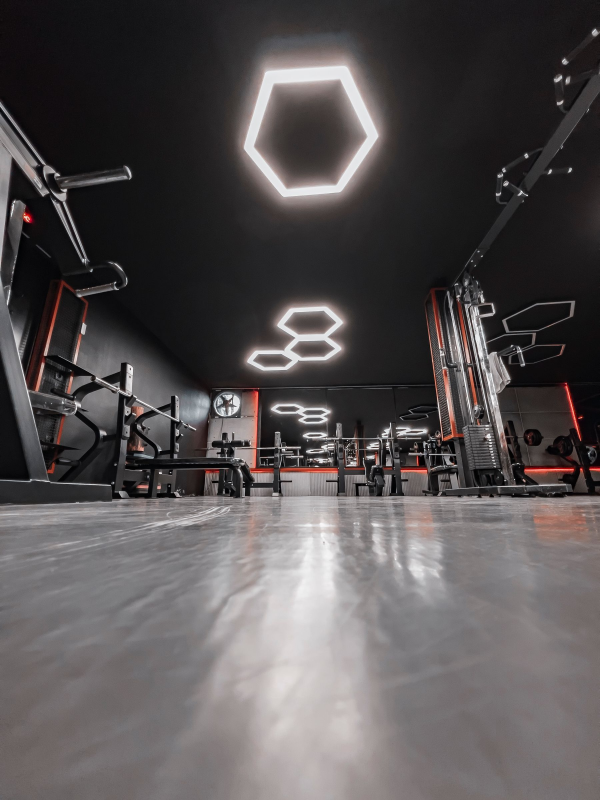
#> input picture FILES/photos/floor-wide.jpg, 1800 x 2400 px (shown at 1/3 size); its folder holds 4 pictures in this run
$ python build_photos.py
#> lines starting #> are read from the running program, lines starting #| are printed output that depends on the picture
#> further down, im is the input picture: PIL image 1800x2400 RGB; mean R, G, B 86.4, 82, 82.6
#!/usr/bin/env python
"""
RS FIT CLUB - photograph pipeline.

Run from the project root:  python scripts/build_photos.py   (or: npm run photos)

Masters live in ./FILES/photos and are the ONLY thing you replace when the club
sends its own shots: drop a file in with the same name, run this script, and the
site picks it up. Nothing else needs editing — this script rewrites
src/data/photos.ts, which is what every component imports.

What it does per photo:
  · crops to the aspect ratio that slot actually uses (anchored, never stretched)
  · resizes to the widths the srcset needs
  · encodes AVIF (q62) and WebP (q86), which is what the <picture> serves
Anything wider than the master is skipped, so nobody upscales a small photo into
a blurry one.

This file is generated output: src/data/photos.ts. Do not hand-edit that file.
"""
from __future__ import annotations

import json
import pathlib

from PIL import Image

ROOT = pathlib.Path(__file__).resolve().parent.parent
SRC = ROOT / "FILES" / "photos"
OUT = ROOT / "src" / "assets" / "img"
TS = ROOT / "src" / "data" / "photos.ts"

# ratio = width / height of the slot.
# ax / ay = where the crop window sits inside the leftover space, 0 = start, 1 = end.
# zoom    = fraction of the master to keep before cropping (1.0 = the whole frame).
#           Use it to tighten a portrait, never to enlarge past the master's own
#           resolution: the output ladder is capped by the zoomed size below.
# widths  = the srcset ladder; `sizes` in the component decides what is fetched.
PHOTOS: dict[str, dict] = {
    "floor-wide": {
        "ratio": 16 / 10,
        "ax": 0.5,
        "ay": 0.5,
        "widths": [640, 960, 1280, 1600],
        "alt": "Weights and machines on a dimly lit gym floor",
        "credit": "Pexels 29224211",
    },
    "transform-before": {
        "ratio": 4 / 3,
        "ax": 0.5,
        "ay": 0.15,
        "widths": [560, 800, 1120],
        "alt": "Member at the start of their training block",
        "credit": "Pexels 27669753",
    },
    "transform-after": {
        "ratio": 4 / 3,
        "ax": 0.5,
        "ay": 0.12,
        "widths": [560, 800, 1120],
        "alt": "Member after their training block",
        "credit": "Pexels 14898406",
    },
    "team-strength": {
        "ratio": 4 / 5,
        "ax": 0.5,
        "ay": 0.0,
        "widths": [320, 480, 640, 800],
        "alt": "Strength and conditioning coach",
        "credit": "Pexels 17706046",
    },
    "team-weights": {
        "ratio": 4 / 5,
        "ax": 0.5,
        "ay": 0.2,
        "widths": [320, 480, 640, 800],
        "alt": "Weight training coach",
        "credit": "Pexels 36510739",
    },
    "team-class": {
        "ratio": 4 / 5,
        "ax": 0.5,
        "ay": 0.15,
        "widths": [320, 480, 640, 800],
        "alt": "Zumba and aerobics instructor",
        "credit": "Pexels 9943222",
    },
    "team-nutrition": {
        "ratio": 4 / 5,
        "ax": 0.5,
        "ay": 0.0,
        "widths": [320, 480, 640, 800],
        "alt": "Nutritionist planning a diet",
        "credit": "Pexels 16216729",
    },
    # The club's own trainer. A real photograph of the man who coaches here, not
    # licensed stock, so the credit line says who supplied it rather than
    # claiming a stock id. Cropped to the same 4:5 the other people cards use,
    # anchored near the top so the face and the raised arms both stay in frame.
    "team-badal": {
        "ratio": 4 / 5,
        "ax": 0.5,
        "ay": 0.06,
        "widths": [400, 600, 800, 1120],
        "alt": "Badal, the trainer at RS Fit Club, on the gym floor",
        "credit": "Client photograph — RS Fit Club",
    },
    # ------------------------------------------------------------------ cards
    # Backgrounds for the eight programme cards (home rail + /programs grid).
    # Portrait 4:5, because that is the card's own shape and the crop has to
    # survive a full-bleed cover on both of them.
    "program-weight-training": {
        "ratio": 4 / 5,
        "ax": 0.5,
        "ay": 0.35,
        "widths": [440, 660, 880],
        "alt": "Dumbbell curl in the free-weights area",
        "credit": "Pexels 35649992",
    },
    "program-strength-training": {
        "ratio": 4 / 5,
        "ax": 0.5,
        "ay": 0.45,
        "widths": [440, 660, 880],
        "alt": "Back squat under a loaded barbell",
        "credit": "Pexels 29259728",
    },
    "program-cardio": {
        "ratio": 4 / 5,
        "ax": 0.5,
        "ay": 0.4,
        "widths": [440, 660, 880],
        "alt": "Treadmill session on the cardio line",
        "credit": "Pexels 4944975",
    },
    "program-zumba": {
        "ratio": 4 / 5,
        "ax": 0.5,
        "ay": 0.5,
        "widths": [440, 660, 880],
        "alt": "Dance fitness class mid-routine",
        "credit": "Pexels 8957662",
    },
    "program-aerobics": {
        "ratio": 4 / 5,
        "ax": 0.45,
        "ay": 0.5,
        "widths": [440, 660, 880],
        "alt": "Group aerobics class following the instructor",
        "credit": "Pexels 6339345",
    },
    "program-personal-training": {
        "ratio": 4 / 5,
        "ax": 0.5,
        "ay": 0.45,
        "widths": [440, 660, 880],
        "alt": "Coach counting reps for one client",
        "credit": "Pexels 37963581",
    },
    "program-diet-planning": {
        "ratio": 4 / 5,
        "ax": 0.5,
        "ay": 0.35,
        "widths": [440, 660, 880],
        "alt": "Plate of home food with nuts, fruit and grains",
        "credit": "Pexels 5966434",
    },
    "program-exercise-card": {
        "ratio": 4 / 5,
        "ax": 0.5,
        "ay": 0.5,
        "widths": [440, 660, 880],
        "alt": "Exercise card on the bench beside a dumbbell",
        "credit": "Pexels 8154264",
    },
    # ------------------------------------------------------- bento tile images
    # The two wide cells in the "Why this floor" bento are roughly 2.1:1.
    "bento-one-to-one": {
        "ratio": 2.1,
        "ax": 0.5,
        "ay": 0.45,
        "widths": [560, 840, 1120],
        "alt": "Coach teaching a member the barbell setup",
        "credit": "Pexels 39219656",
    },
    "bento-class": {
        "ratio": 2.1,
        "ax": 0.5,
        "ay": 0.5,
        "widths": [560, 840, 1120],
        "alt": "Group class working through a floor routine",
        "credit": "Pexels 6740297",
    },
}


def crop_to_ratio(im: Image.Image, ratio: float, ax: float, ay: float) -> Image.Image:
    """Crop (never stretch) to `ratio`, anchoring inside the leftover space."""
#> called with ratio = 1.6, ax = 0.5, ay = 0.5
    w, h = im.size
#> w = 1800; h = 2400
    if w / h > ratio:  # too wide -> trim the sides
        new_w = max(1, round(h * ratio))
        x0 = round((w - new_w) * min(max(ax, 0.0), 1.0))
        return im.crop((x0, 0, x0 + new_w, h))
    new_h = max(1, round(w / ratio))  # too tall -> trim top/bottom
#> new_h = 1125
    y0 = round((h - new_h) * min(max(ay, 0.0), 1.0))
#> y0 = 638
    return im.crop((0, y0, w, y0 + new_h))
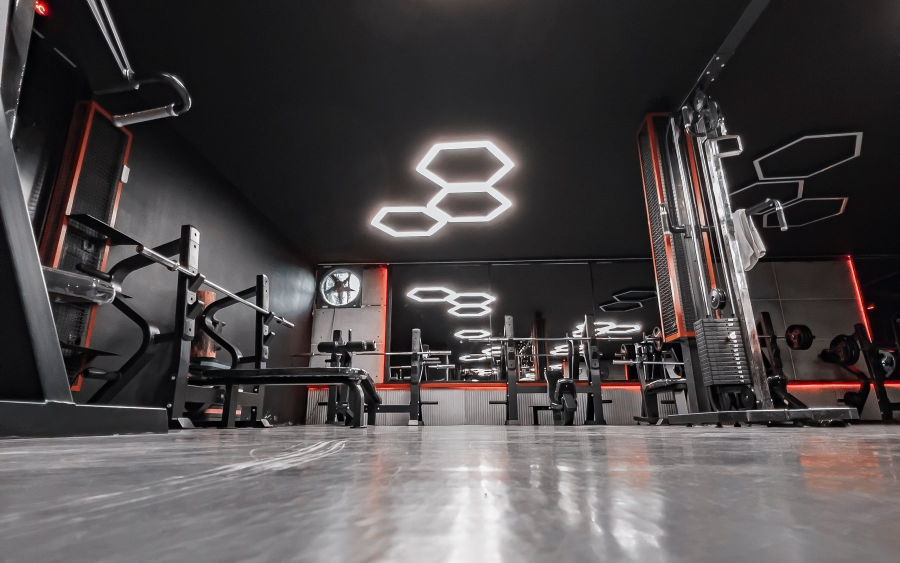
#> returned value: PIL image 1800x1125 RGB (shown at 1/2 size); mean R, G, B 77.8, 73.2, 73.8


OUT.mkdir(parents=True, exist_ok=True)

report: dict[str, object] = {"photos": []}
ts_imports: list[str] = []
ts_entries: list[str] = []

for slug, cfg in PHOTOS.items():
    master = SRC / f"{slug}.jpg"
    if not master.exists():
        raise SystemExit(
            f"missing master: {master}\n"
            f"Put the club's photo at that exact path (any JPEG) and re-run."
        )

    im = Image.open(master).convert("RGB")
    zoom = float(cfg.get("zoom", 1.0))
    if zoom < 1.0:
        zw = max(1, round(im.width * zoom))
        zh = max(1, round(im.height * zoom))
        x0 = round((im.width - zw) * float(cfg.get("ax", 0.5)))
        y0 = round((im.height - zh) * float(cfg.get("ay", 0.5)))
        im = im.crop((x0, y0, x0 + zw, y0 + zh))
        ax = ay = 0.5
    else:
        ax, ay = float(cfg.get("ax", 0.5)), float(cfg.get("ay", 0.5))
    im = crop_to_ratio(im, cfg["ratio"], ax, ay)

    widths = [w for w in cfg["widths"] if w <= im.width]
#> widths = [640, 960, 1280, 1600]
    if not widths:
        widths = [im.width]

    avif_imports: list[str] = []
    webp_imports: list[str] = []
    avif_set: list[str] = []
    webp_set: list[str] = []
    largest = None

    for w in widths:
        h = max(1, round(im.height * w / im.width))
        rs = im.resize((w, h), Image.LANCZOS)
        for ext, fmt, kwargs, bucket, entries in (
            ("avif", "AVIF", {"quality": 62, "speed": 4}, avif_imports, avif_set),
            ("webp", "WEBP", {"quality": 86, "method": 6}, webp_imports, webp_set),
        ):
            path = OUT / f"{slug}-{w}.{ext}"
#> (the run stopped early here; a loop or call above may not have finished)
